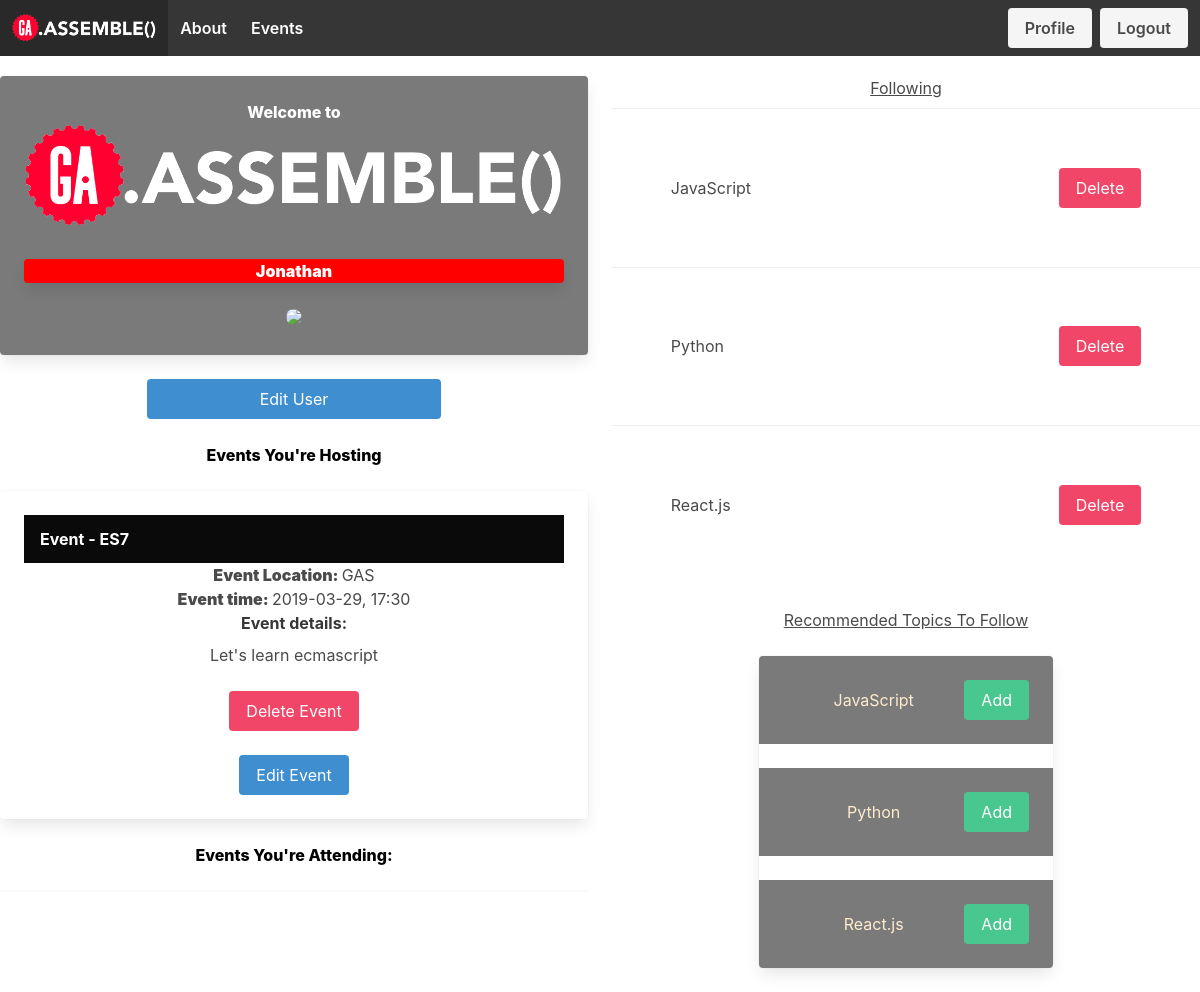
Page /user (signed in) on the committed database.
### models.py (models this page shows, shortened)
class User(UserMixin, Model):
    username = CharField(unique=True)
    fullname = CharField()
    email = CharField(unique=True)
    password = CharField(max_length=100)
    joined_at = DateTimeField(default=datetime.datetime.now)
    is_admin = BooleanField(default=False)
    class Meta:
        database = DATABASE

class User_Events(Model):
    user = ForeignKeyField(
        model=User, backref="user")
    event = ForeignKeyField(
        model=Event, backref="event")
    isHost = BooleanField()
    class Meta:
        database = DATABASE

class Event(Model):
    title = CharField(100)
    event_time = DateTimeField()
    location = CharField(200)
    details = TextField(500)
    topic = ForeignKeyField(model=Topic,backref="event")
    created_by_id = ForeignKeyField(model=User,backref="user")
    class Meta:
        database = DATABASE

class User_Topics(Model):
    topic = ForeignKeyField(model=Topic,backref="event")
    user = ForeignKeyField(model=User,backref="usertopics")
    class Meta:
        database = DATABASE

class Topic(Model):
    name = CharField(50, unique=True)
    class Meta:
        database = DATABASE

### app.py (the view)
@app.route('/user', methods=["GET", "POST"])
@app.route('/user/<topicid>', methods=["GET", "POST"])
@login_required
def user_profile(topicid=None):
    user = g.user._get_current_object()
    user_id = user.id
    print("this is the user id", user_id)
    topics = models.Topic.select()
    event_form = forms.Edit_Event_Form()
    form = forms.Edit_User_Form()
    user_topics = models.User_Topics.select().where(
        models.User_Topics.user_id == user.id)
    user_events = models.User_Events.select().where(
        models.User_Events.user_id == user.id)
    attending_events = models.User_Events.select().where(
        models.User_Events.user == user_id, models.User_Events.isHost != True)
    if topicid != None:
        user_topics_count = models.User_Topics.select().where((models.User_Topics.user_id == user.id)
                                                              & (models.User_Topics.topic_id == topicid)).count()
        if user_topics_count > 0:
            flash('Already Exists')
            print('Working')
            return redirect('user')
        else:
            models.User_Topics.create_usertopic(
                topic=topicid,
                user=user.id
            )
            return redirect('user')
    else:
        print("Hi")
    return render_template('profile.html', user_events=user_events, attending_events=attending_events, user_topics=user_topics, user=user, topics=topics, form=form, event_form=event_form)

### app.py (called while the page is built)
@login_manager.user_loader
def load_user(userid):
    try:
        return models.User.get(models.User.id == userid)
    except models.DoesNotExist:
        return None

@app.before_request
def before_request():
    g.db = models.DATABASE
    g.db.connect()
    g.user = current_user

@app.after_request
def after_request(response):
    g.db.close()
    return response

### templates/profile.html (shortened to what this page needs)
{% from 'macros.html' import render_user_event, render_attending_event,render_user_topic, render_user_page_topics %}
<!DOCTYPE html>
<html lang="en">
  <head>
    <link
      rel="stylesheet"
      href="https://cdnjs.cloudflare.com/ajax/libs/bulma/0.7.4/css/bulma.css"
    />
    <link rel="stylesheet" href="../static/style.css">
  </head>
  <body class="has-navbar-fixed-top">
    {% include 'nav.html' %}
    <br>
    <div class='columns'>
        <div class='column is-one-half'style="text-align:center; display: flex; flex-direction: column">
            <div class="card" style="text-align:center">
                <div class="card-content has-background-grey">
                <h1 style="font-weight:800; color: white">Welcome to <img src="{{url_for('static', filename='GA_Assemble_Logo.png')}}"></h1>
                <br>
                <h4 class="card" style="color:black; background: red">
                    <span style="color:white; font-weight: 900">{{user.username}}</span>
                </h4>
                <br>
                <img src="https://media.giphy.com/media/l1L0iRZNIRvJDTvK8/giphy.gif" style="border-radius:50%">
            </div>
            </div>
            <br>
            <button class="toggle-user-modal button is-info" style="margin-right:25%; margin-left:25%">Edit User</button>
        <br>
        <div style="text-align:center">
          <h2 style= "color:black; font-weight:800 ">Events You're Hosting</h2>
          <br>
            <div class="card">
          {% for user_event in user_events %}
          {% if user_event.isHost%}
          {% include 'edit_event.html'%}
          <br>
          {% endif %}
          {% endfor %}
         </div>
        </div>
        <br>
        <div style="text-align:center">
          <h2 style= "color:black; font-weight:800 ">Events You're Attending:</h2>
          <br>
        </div>
        </div>
        <div class='column is-two-half'>
            <div class="user_topics" style="text-align: center ">
                <h2 style="text-decoration:underline">Following</h2>
                {% for user_topic in user_topics %}
                    {{ render_user_topic(user_topic) }}
                {% endfor %}
            </div>
            <br>
            <div class="recommend" style="display:flex; flex-direction:column; align-items:center; border-color: white">
                <H2 style="text-decoration:underline">Recommended Topics To Follow</H2>
                <br>
                    <div class="card" style="width:50%; text-align: center;">
                        {% for topic in topics %}
                            {{ render_user_page_topics(topic) }}
                        {% endfor %}
                    </div>
            </div>
        </div>
     </div>
  </body>
</html>

### templates/macros.html (shortened to what this page needs)
 {% macro render_user_event(user_event, event_form) %}
<div class="card-content">
  <div data-id="{{ user_event.id }}">
    <h1 class="has-background-black has-text-white card-header-title">
      Event - {{ user_event.event.title }}
    </h1>
    <label style="font-weight:900">Event Location: </label>
    <span>{{ user_event.event.location }}</span>
    <br />
    <label style="font-weight:900">Event time: </label>
    <span>{{ user_event.event.event_time.replace("T", ", ") }}</span>
    <br />
    <label class="label">Event details: </label>
    <p>{{ user_event.event.details }}</p>
    <br />
    <a href="{{url_for('delete_event', eventid=user_event.id)}}"
      ><button class="button is-danger">Delete Event</button></a
    >
  </div>
</div>
{% endmacro %}  {% macro render_user_page_topics(topic)%}
<div
  class="card-content level has-background-grey"
  style="color:blanchedalmond"
>
  <h6 class="level-item">{{ topic.name }}</h6>
  <a href="{{url_for('user_profile', topicid=topic.id)}}"
    ><button class="button is-success">Add</button></a
  >
</div>
{% endmacro %} {% macro render_user_topic(user_topic) %}
<hr class="dropdown-divider" />
<div class="level" style="margin:10%">
  <h6>{{ user_topic.topic.name }}</h6>
  <a href="{{url_for('delete_user_topic', topicid=user_topic.topic.id)}}">
    <button class="button is-danger">Delete</button>
  </a>
</div>
{% endmacro %}

### templates/nav.html (shortened to what this page needs)
<nav
  class="navbar is-fixed-top is-dark"
  role="navigation"
  aria-label="main navigation"
>
  <div class="navbar-brand">
    <a
      class="navbar-item has-text-weight-semibold"
      href="{{ url_for('main') }}"
    >
      <img src="{{url_for('static', filename='GA_Assemble_Logo.png')}}" />
    </a>
  </div>
  <div class="navbar-menu">
    <div class="navbar-start">
      <a
        class="navbar-item has-text-weight-semibold"
        href="{{ url_for('index') }}"
        >About</a
      >
      <a
        class="navbar-item has-text-weight-semibold"
        href="{{ url_for('main') }}"
        >Events</a
      >
    </div>
    <div class="navbar-end">
      <div class="navbar-item">
        <div class="buttons">
          {% if current_user.is_authenticated %}
          <a
            class="button is-light has-text-weight-semibold"
            href="{{ url_for('user_profile') }}"
            title="profile"
            >Profile</a
          >
          <a
            class="button is-light has-text-weight-semibold"
            href="{{ url_for('logout') }}"
            title="logout"
            >Logout</a
          >
          {% endif %}
        </div>
      </div>
    </div>
  </div>
</nav>

### templates/edit_event.html (shortened to what this page needs)
{% from 'macros.html' import render_field, render_event_topic,render_user_event%}
{% block content %}
{{ render_user_event(user_event, event_form) }}
<div class='level-item'>
  <a class='button is-info toggle-edit-event-modal'><p>Edit Event</p></a>
</div>
{% endblock %}

### static/style.css (style rules this page uses)
button { cursor: pointer; }

### rows in the picture
User: username "Jonathan"
User_Events: event "ES7", event.location "GAS", event.event_time.replace "2019-03-29, 17:30", event.details "Let's learn ecmascript"
User_Topics: topic.name "JavaScript"
User_Topics: topic.name "Python"
User_Topics: topic.name "React.js"
Topic: name "JavaScript"
Topic: name "Python"
Topic: name "React.js"
